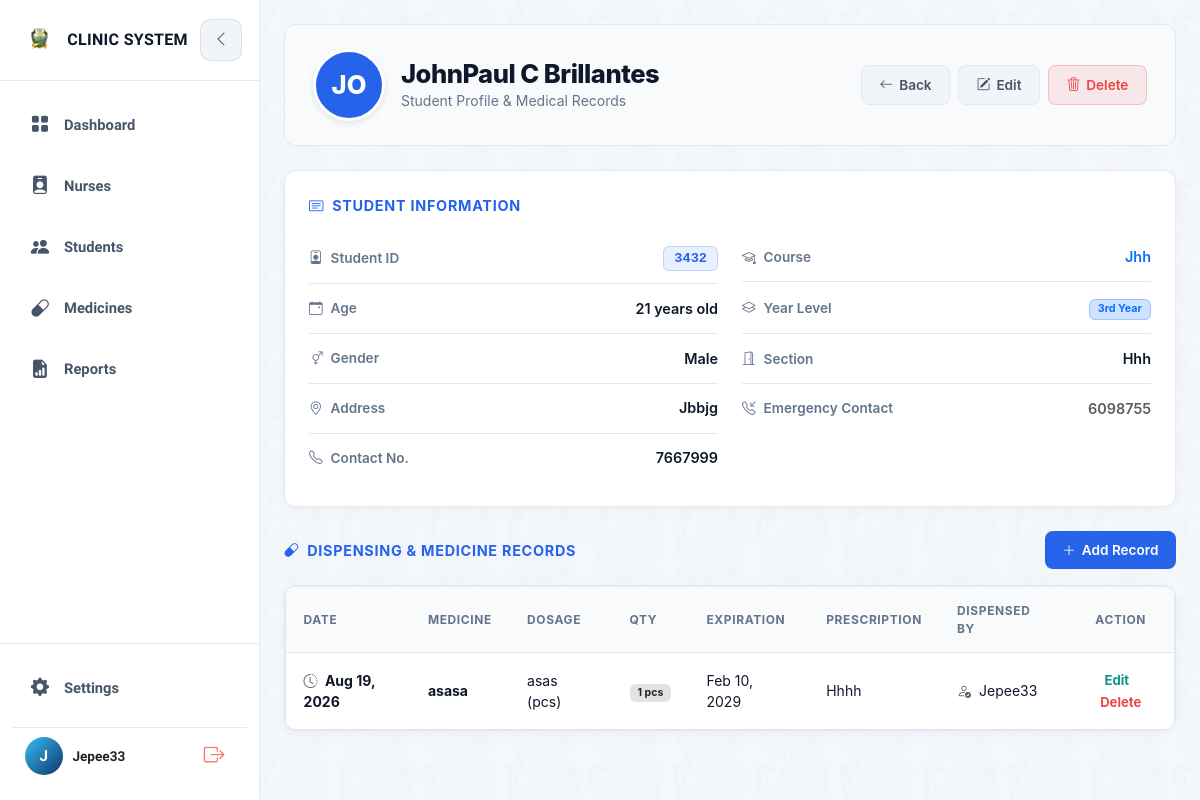
Page /students/32/ (signed in) on the committed database.
### clinic/models.py (models this page shows, shortened)
class Student(models.Model):
    GENDER_CHOICES = [
        ('M', 'Male'),
        ('F', 'Female'),
    ]
    user = models.OneToOneField(
        User, on_delete=models.CASCADE, null=True, blank=True, related_name='student_profile'
    )
    student_id = models.CharField(max_length=20, unique=True)
    first_name = models.CharField(max_length=100, blank=True, null=True)
    middle_name = models.CharField(max_length=100, blank=True, null=True)
    last_name = models.CharField(max_length=100, blank=True, null=True)
    full_name = models.CharField(max_length=150)
    age = models.PositiveIntegerField()
    gender = models.CharField(max_length=1, choices=GENDER_CHOICES)
    address = models.CharField(max_length=255)
    contact_number = models.CharField(max_length=20)
    course = models.CharField(max_length=100)
    year_level = models.CharField(max_length=20)
    section = models.CharField(max_length=20, blank=True)
    emergency_contact = models.CharField(max_length=100, help_text="Name and number")
    date_registered = models.DateTimeField(auto_now_add=True)

class MedicineRecord(models.Model):
    student = models.ForeignKey(Student, on_delete=models.CASCADE, related_name='medicine_records')
    medicine = models.ForeignKey(Medicine, on_delete=models.SET_NULL, null=True, blank=True)
    medicine_name = models.CharField(max_length=150, blank=True)
    dosage = models.CharField(max_length=100, blank=True, null=True)
    quantity = models.PositiveIntegerField(default=1)
    expiration_date = models.DateField(null=True, blank=True)
    prescription = models.TextField(blank=True, null=True)
    dispensed_by = models.ForeignKey(User, on_delete=models.SET_NULL, null=True, blank=True)
    date_released = models.DateTimeField(auto_now_add=True)

### clinic/views.py (the view)
# urls.py: path('students/<int:pk>/', views.student_views, name='student_views'),
@login_required
@role_required("admin", "nurse")
def student_views(request, pk):
    student = get_object_or_404(Student, pk=pk)
    medicine_records = MedicineRecord.objects.filter(student=student).order_by("-date_released")
    return render(
        request,
        "clinic/students/student_views.html",
        {
            "student": student,
            "medicine_records": medicine_records,
        },
    )

### clinic/templates/clinic/students/student_views.html (shortened to what this page needs)
{% extends "clinic/base.html" %}
{% load static %}
{% block content %}
<link rel="stylesheet" href="https://cdn.jsdelivr.net/npm/bootstrap-icons@1.11.1/font/bootstrap-icons.css">
<div class="cms-container">
    <div class="dashboard-hero-card mb-4 d-flex justify-content-between align-items-center flex-wrap gap-3">
        <div class="d-flex align-items-center gap-3">
            {% if student.profile_picture %}
                <img src="{{ student.profile_picture.url }}" alt="{{ student.full_name }}" class="student-avatar-lg">
            {% else %}
                <div class="student-avatar-placeholder">
                    {{ student.full_name|slice:":2" }}
                </div>
            {% endif %}
            <div>
                <h1 class="hero-title">{{ student.full_name }}</h1>
                <p class="hero-subtitle">Student Profile & Medical Records</p>
            </div>
        </div>
        <div class="hero-actions d-flex gap-2">
            <a href="{% url 'student_records' %}" class="btn-cms-secondary">
                <i class="bi bi-arrow-left"></i> Back
            </a>
            <a href="{% url 'student_edit' student.pk %}" class="btn-cms-secondary">
                <i class="bi bi-pencil-square"></i> Edit
            </a>
            <button type="button" class="btn-cms-danger" id="openStudentModalBtn">
                <i class="bi bi-trash3"></i> Delete
            </button>
        </div>
    </div>
    <div class="cms-card p-4 p-md-4 mb-4">
        <div class="section-header-title mb-3">
            <i class="bi bi-card-text"></i> Student Information
        </div>
        <div class="row g-md-4">
            <div class="col-12 col-md-6">
                <div class="info-item">
                    <span class="info-label"><i class="bi bi-person-badge"></i> Student ID</span>
                    <span class="info-value">
                        <span class="inline-code-badge">{{ student.student_id|default:"—" }}</span>
                    </span>
                </div>
                <div class="info-item">
                    <span class="info-label"><i class="bi bi-calendar-event"></i> Age</span>
                    <span class="info-value">{{ student.age }} years old</span>
                </div>
                <div class="info-item">
                    <span class="info-label"><i class="bi bi-gender-ambiguous"></i> Gender</span>
                    <span class="info-value">{{ student.get_gender_display }}</span>
                </div>
                <div class="info-item">
                    <span class="info-label"><i class="bi bi-geo-alt"></i> Address</span>
                    <span class="info-value">{{ student.address }}</span>
                </div>
                <div class="info-item">
                    <span class="info-label"><i class="bi bi-telephone"></i> Contact No.</span>
                    <span class="info-value">{{ student.contact_number }}</span>
                </div>
            </div>
            <div class="col-12 col-md-6">
                <div class="info-item">
                    <span class="info-label"><i class="bi bi-mortarboard"></i> Course</span>
                    <span class="info-value text-primary font-weight-bold">{{ student.course|default:"—" }}</span>
                </div>
                <div class="info-item">
                    <span class="info-label"><i class="bi bi-layers"></i> Year Level</span>
                    <span class="info-value">
                        <span class="badge bg-primary-subtle text-primary border border-primary-subtle px-2 py-1">
                            {{ student.year_level|default:"—" }}
                        </span>
                    </span>
                </div>
                <div class="info-item">
                    <span class="info-label"><i class="bi bi-door-open"></i> Section</span>
                    <span class="info-value">{{ student.section|default:"—" }}</span>
                </div>
                <div class="info-item">
                    <span class="info-label"><i class="bi bi-telephone-inbound"></i> Emergency Contact</span>
                    <span class="info-value text-muted">{{ student.emergency_contact|default:"—" }}</span>
                </div>
            </div>
        </div>
    </div>
    <div class="d-flex justify-content-between align-items-center mb-3">
        <div class="section-header-title m-0">
            <i class="bi bi-capsule"></i> Dispensing & Medicine Records
        </div>
        <a href="{% url 'medicine_record_create' student.pk %}" class="btn-cms-primary">
            <i class="bi bi-plus-lg"></i> Add Record
        </a>
    </div>
    <div class="cms-card p-0 mb-4 overflow-hidden">
        <div class="cms-table-responsive table-responsive">
            <table class="cms-table">
                <thead>
                    <tr>
                        <th style="width: 14%;">Date</th>
                        <th>Medicine</th>
                        <th>Dosage</th>
                        <th>Qty</th>
                        <th>Expiration</th>
                        <th>Prescription</th>
                        <th>Dispensed By</th>
                        <th class="text-center" style="width: 12%;">Action</th>
                    </tr>
                </thead>
                <tbody>
                    {% for mr in medicine_records %}
                    <tr>
                        <td class="fw-bold">
                            <i class="bi bi-clock-history me-1 text-muted"></i> {{ mr.date_released|date:"M d, Y" }}
                        </td>
                        <td class="fw-bold">{{ mr.medicine_name }}</td>
                        <td>{{ mr.dosage|default:"—" }}</td>
                        <td>
                            <span class="badge bg-secondary-subtle text-body px-2 py-1">{{ mr.quantity }} pcs</span>
                        </td>
                        <td>{{ mr.expiration_date|date:"M d, Y"|default:"—" }}</td>
                        <td>{{ mr.prescription|default:"—" }}</td>
                        <td>
                            <span class="text-capitalize">
                                <i class="bi bi-person-check me-1 text-muted"></i> {{ mr.dispensed_by.username|default:"—" }}
                            </span>
                        </td>
                        <td class="text-center">
                            <a href="{% url 'medicine_record_edit' mr.pk %}" class="table-action-link edit me-2">Edit</a>
                            <button type="button"
                                    class="table-action-link delete open-med-modal-btn"
                                    data-delete-url="{% url 'medicine_record_delete' mr.pk %}"
                                    data-med-name="{{ mr.medicine_name }}"
                                    data-med-date="{{ mr.date_released|date:'M d, Y' }}">
                                Delete
                            </button>
                        </td>
                    </tr>
                    {% endfor %}
                </tbody>
            </table>
        </div>
    </div>
</div>
{% endblock %}

### clinic/templates/clinic/base.html (shortened to what this page needs)
{% load static %}
<!DOCTYPE html>
<html lang="en">
<head>
</head>
    <link href="https://cdn.jsdelivr.net/npm/bootstrap@5.3.0/dist/css/bootstrap.min.css" rel="stylesheet">
    <link rel="stylesheet" href="https://cdn.jsdelivr.net/npm/bootstrap-icons@1.11.0/font/bootstrap-icons.css">
</head>
<body class="bg-body text-body">
    <div style="display: flex; min-height: 100vh; width: 100%; position: relative;">
        <aside id="appSidebar">
            <div>
                <div class="sidebar-header-glass">
                    <div class="brand-logo-container" id="logoToggleBtn"
                        style="display: flex; align-items: center; gap: 0.5rem; cursor: pointer;"
                        title="Toggle Sidebar">
                        <img src="{% static 'clinic/img/me.png' %}" alt="ICE Clinic Logo"
                            style="width: 40px; height: 40px; object-fit: contain;">
                        <span class="brand-text">Clinic System</span>
                    </div>
                    <button class="sidebar-toggle-btn desktop-toggle-btn d-none d-lg-flex" id="toggleSidebarDesktopBtn"
                        title="Toggle Sidebar">
                        <i class="bi bi-chevron-left"></i>
                    </button>
                </div>
                <nav style="padding: 1rem 0.75rem;">
                    <a href="{% url 'dashboard' %}"
                        class="nav-item-link {% if request.resolver_match.url_name == 'dashboard' %}active{% endif %}"
                        title="Dashboard">
                        <i class="bi bi-grid-fill"></i>
                        <span>Dashboard</span>
                    </a>
                    <a href="{% url 'nurse_list' %}"
                        class="nav-item-link {% if request.resolver_match.url_name == 'nurse_list' or request.resolver_match.url_name == 'nurse_detail' %}active{% endif %}"
                        title="Nurses">
                        <i class="bi bi-person-badge-fill"></i>
                        <span>Nurses</span>
                    </a>
                    <a href="{% url 'student_records' %}"
                        class="nav-item-link {% if request.resolver_match.url_name == 'student_records' %}active{% endif %}"
                        title="Students">
                        <i class="bi bi-people-fill"></i>
                        <span>Students</span>
                    </a>
                    <a href="{% url 'medicine_list' %}"
                        class="nav-item-link {% if request.resolver_match.url_name == 'medicine_list' %}active{% endif %}"
                        title="Medicines">
                        <i class="bi bi-capsule"></i>
                        <span>Medicines</span>
                    </a>
                    <a href="{% url 'reports' %}"
                        class="nav-item-link {% if request.resolver_match.url_name == 'reports' %}active{% endif %}"
                        title="Reports">
                        <i class="bi bi-file-earmark-bar-graph-fill"></i>
                        <span>Reports</span>
                    </a>
                </nav>
            </div>
            <div class="sidebar-footer-glass">
                <a href="{% url 'settings' %}"
                    class="nav-item-link {% if request.resolver_match.url_name == 'settings' %}active{% endif %}"
                    style="margin-bottom: 0.75rem;" title="Settings">
                    <i class="bi bi-gear-fill"></i>
                    <span>Settings</span>
                </a>
                {% if user.is_authenticated %}
                <div class="user-profile-card"
                    style="display: flex; align-items: center; justify-content: space-between; padding: 0.5rem 0.8rem;">
                    <div style="display: flex; align-items: center; gap: 0.6rem; overflow: hidden;">
                        <div class="user-avatar-glow"
                            title="{% if user.first_name %}{{ user.first_name }} {{ user.last_name }}{% else %}{{ user.username|title }}{% endif %}">
                            {% if user.first_name %}
                            {{ user.first_name|slice:":1"|upper }}{% if user.last_name %}{{
                            user.last_name|slice:":1"|upper }}{% endif %}
                            {% else %}
                            {{ user.username|slice:":1"|upper }}
                            {% endif %}
                        </div>
                        <div class="user-info-text" style="overflow: hidden; font-size: 0.85rem; font-weight: 600;">
                            {% if user.first_name %}
                            {{ user.first_name }} {{ user.last_name }}
                            {% else %}
                            {{ user.username|title }}
                            {% endif %}
                        </div>
                    </div>
                    <form action="{% url 'logout' %}" method="post" style="margin: 0;">
                        <button type="submit" class="btn-logout" title="Logout">
                            <i class="bi bi-box-arrow-right" style="font-size: 1.3rem;"></i>
                        </button>
                    </form>
                </div>
                {% endif %}
            </div>
        </aside>
        <div class="main-container">
            <main class="content-main"
                style="background-image: url(&quot;{% static 'clinic/img/studentbackground.png' %}&quot;); background-repeat: repeat; background-size: cover; background-attachment: fixed;">
                <div class="content-inner">
                    {% block content %}{% endblock %}
                </div>
            </main>
        </div>
    </div>
</body>
</html>

### rows in the picture
Student: full_name "JO", full_name "JohnPaul C Brillantes", student_id "3432", age "21", gender "Male", address "Jbbjg", contact_number "7667999", course "Jhh", year_level "3rd Year", section "Hhh", emergency_contact "6098755"
MedicineRecord: date_released "Aug 19, 2026", medicine_name "asasa", dosage "asas (pcs)", quantity "1", expiration_date "Feb 10, 2029", prescription "Hhhh", dispensed_by.username "Jepee33"

### other values in the picture
{{ user.username|slice:":1"|upper }} "J"
{{ user.username|title }} "Jepee33"
